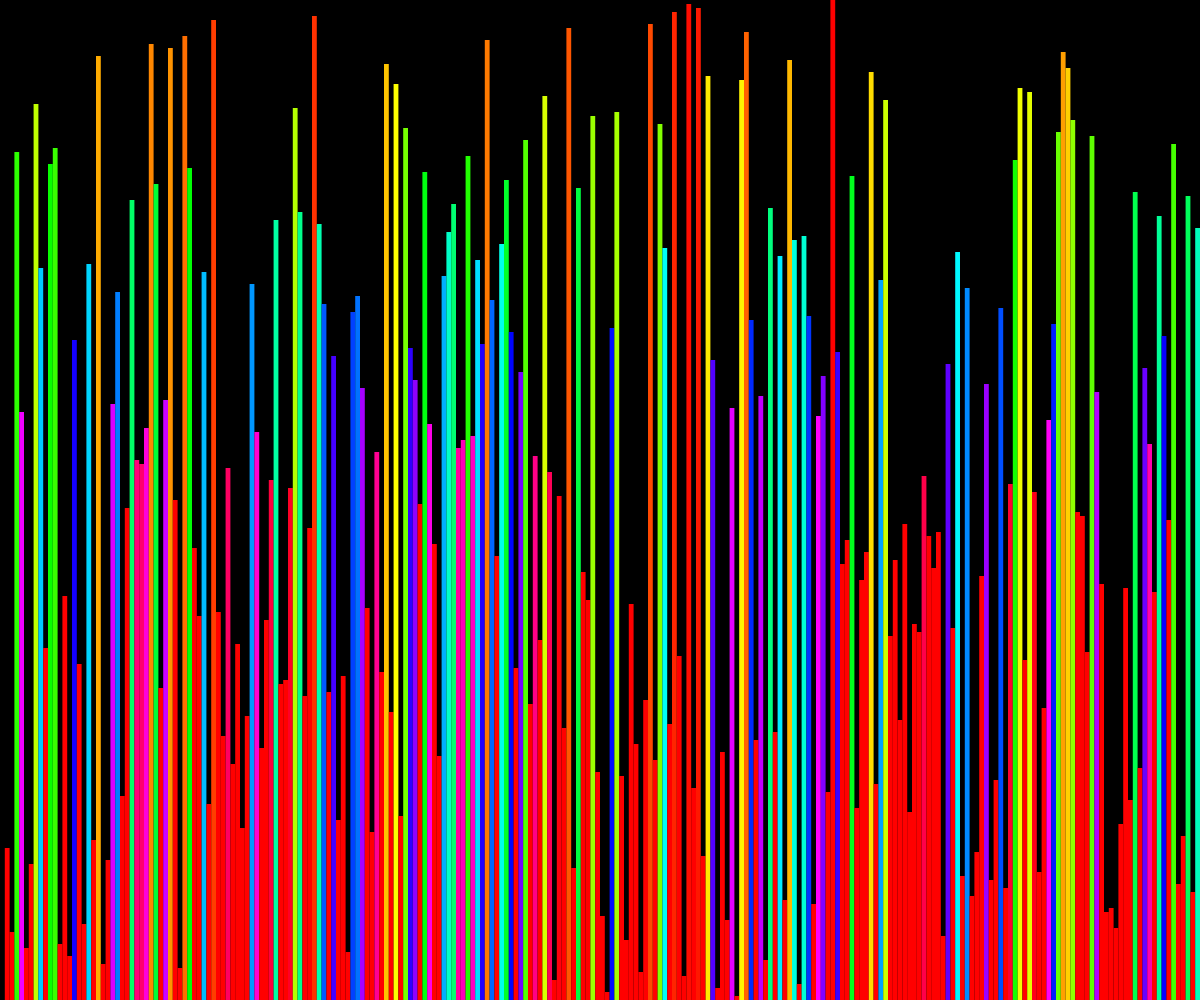
Frame 1 (no input)
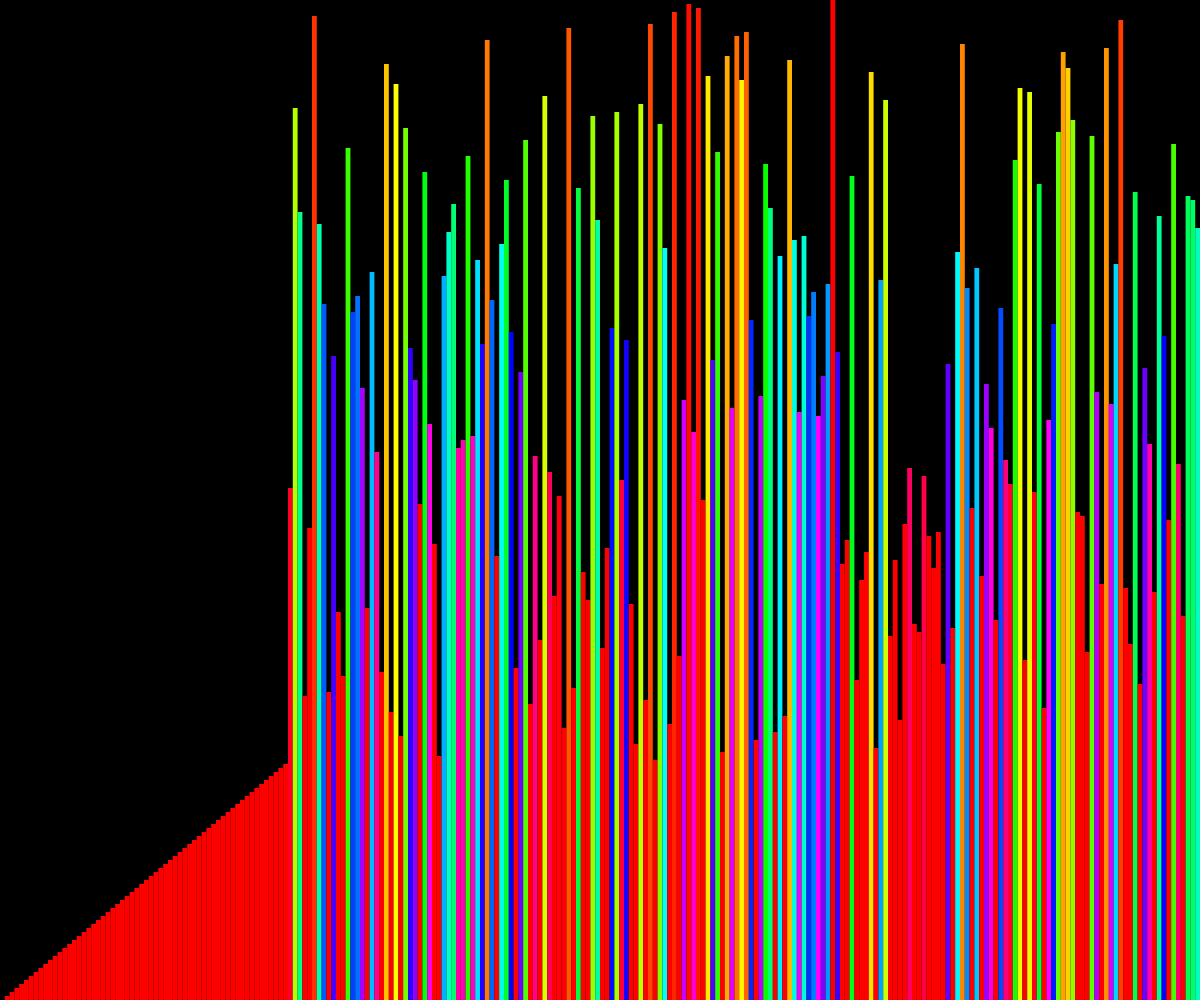
Frame 60 (no input)
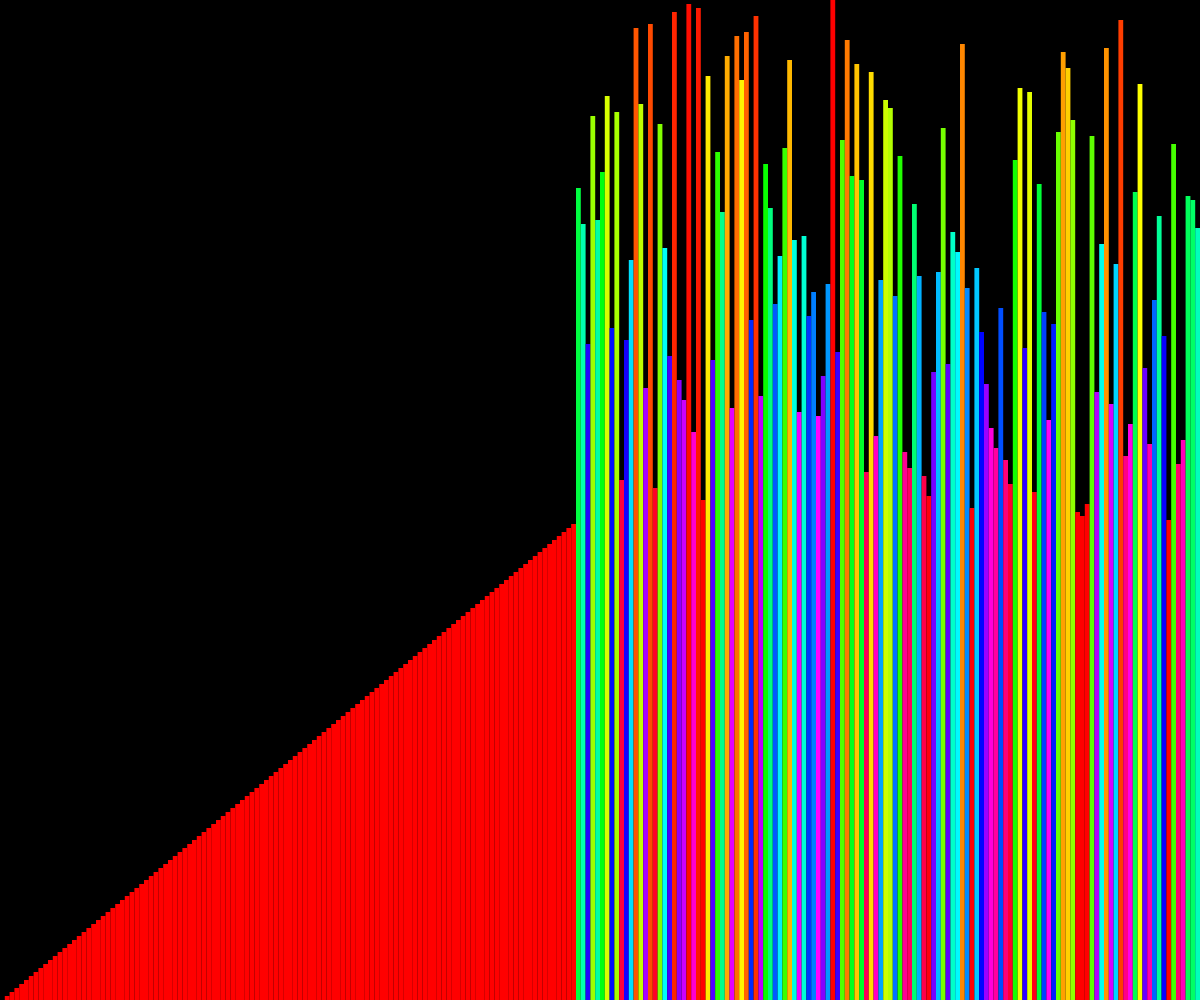
Frame 120 (the mouse pressed at the canvas centre since frame 60)

The p5.js sketch that drew these frames (run headless with seeded random() and noise() and a simulated clock; from frame 60 on, the mouse is pressed at the canvas centre):

// p5.js sketch
// ── sketch.js
var length = 500;
var width = 500;
var items = [];
var n = 250;
var index = 0;
function setup() {
  // put setup code here
  length = windowWidth;
  width = windowHeight;
  createCanvas(windowWidth, windowHeight);
  for (var i = n; i >= 0; i--) {
    items.push(new Bar(i,i/n*windowHeight));
  }
  randomize(items);
  index = items.length-1;

  /*def selection_sort(A):
  #Selection sort array A
  for i in range(len(A) - 1, 0, -1): # O(n) loop over array
    m = i # O(1) initial index of max
    for j in range(i, 0, -1): # O(i) search for max in A[:i]
      if A[m] < A[j]: # O(1) check for larger value
        m = j # O(1) new max found
    A[m], A[i] = A[i], A[m] # O(1) swap*/

    /*for (var i = items.length - 1; i >= 0; i--) {
    var m = i;
    for (var j = i; j >= 0; j--) {
      if(items[m].height<items[j].height)
      {
        m = j;
        
      }
    }
    var temp = items[m].height;
    items[m].height = items[i].height;
    items[i].height = temp;
    
      
  }*/
  


    
  

}




function draw() {
  // put drawing code here

  if(index>=0)
  {
    var m = index;
    for (var j = index; j >= 0; j--) {
      if(items[m].height<items[j].height)
      {
        m = j;
        
      }
    }
    var temp = items[m].height;
    items[m].height = items[index].height;
    items[index].height = temp;
    
    
      
  }
  if(index<0)
  {noLoop();}

  noStroke();
  
  index= index-1;





  background('black');
  for (var i = items.length - 1; i >= 0; i--) {
    items[i].display();
    

  } 
}


function Bar(pos,height)
{
  this.pos = pos;
  this.height = height;

  this.move = function(newPos)
  {
    this.pos = newPos;
  }
  this.display = function ()
  {
    colorMode(HSB,100);
    fill(this.height/500*100,100,100);
    rectMode(CORNERS);
    rect(width/n*this.pos,length, width/n*this.pos+width/n,this.height);
  }


}

function randomize(items)
{
  for (var j = 10; j >= 0; j--) {
    for (var i = items.length - 1; i >= 0; i--) {
        index = int(random(items.length));
        var temp = items[i].height;
        items[i].height = items[index].height;
        items[index].height = temp;
  }
}
}
